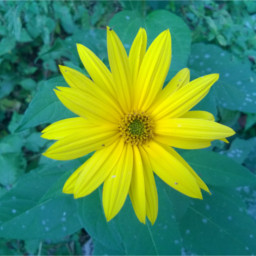
%> input picture cviko5/kytka256.jpg, 256 x 256 px
$ octave cvik5.m   (GNU Octave 9; MATLAB toolbox functions it lacks are replaced by stand-ins)
%> lines starting %> are read from the running program, lines starting %| are printed output that depends on the picture; in (x1, y1, x2, y2) boxes, pixels count from 0 and x2, y2 are one past the last pixel; in counts of white or black regions, pixels touching at a corner belong together; the program's own positions count from 1
%% Segmentace kytky

A = imread('kytka256.jpg');
%> A is the input picture: size 256x256x3 uint8; mean R, G, B 83.4, 144.8, 79.2
Ag = rgb2gray(A);
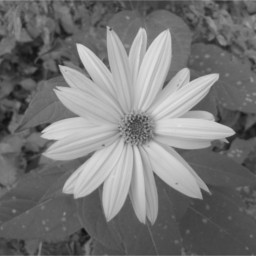
%> Ag: size 256x256 uint8; min 14, max 226, mean 119

th = graythresh(Ag);
%> th = 0.537

B = imbinarize(Ag, th);
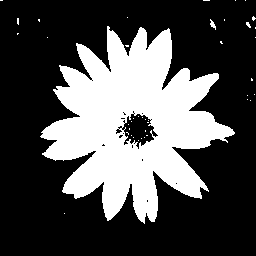
%> B: size 256x256 logical; 31% white; 41 white regions (39 under 20 px), largest, box (x1, y1, x2, y2) and area: (40, 26, 235, 224) 20184, (210, 19, 216, 30) 31
imshow(B);

%%
close all;
double_img = double(Ag);
indx = kmeans(double_img(:),6);
a = reshape(indx,size(Ag));
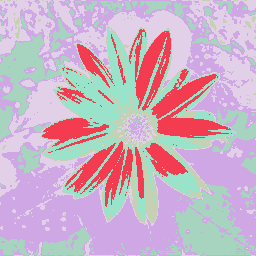
%> a: size 256x256 double; 6 distinct labels, from 1 to 6; one colour per label, 0 black
imshow(a,[]);

%% Spojení barevné kytky a černobíleho pozadí

close all;
thresh = graythresh(A);
%> thresh = 0.353
hsv_img = rgb2hsv(A);
%> hsv_img: size 256x256x3 double; mean H, S, V 0.388, 0.823, 0.58
hsv1 = hsv_img(:,:,1);
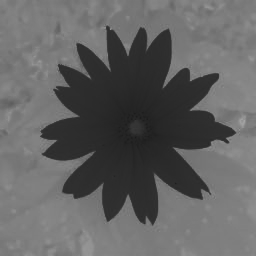
%> hsv1: size 256x256 double; min 0.104, max 0.647, mean 0.388
maska1 = imbinarize(hsv1,thresh);
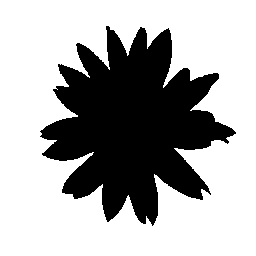
%> maska1: size 256x256 logical; 67.2% white; 1 black region, box (x1, y1, x2, y2) and area: (40, 26, 236, 226) 21470
maska2 = ~maska1;
maska1= uint8(maska1);
maska2 = uint8(maska2);
kytka = A .* maska2;
%> kytka: size 256x256x3 uint8; mean H, S, V 64.7, 67.7, 4.9
pozadi = Ag .* maska1;
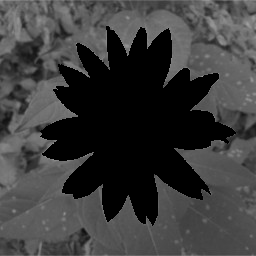
%> pozadi: size 256x256 uint8; min 0, max 162, mean 59.4

d = kytka + pozadi;
%> d: size 256x256x3 uint8; mean H, S, V 124, 127, 64.2

imshow(d);


%% Segmentace pomocí hran


%> (the run ends here)
